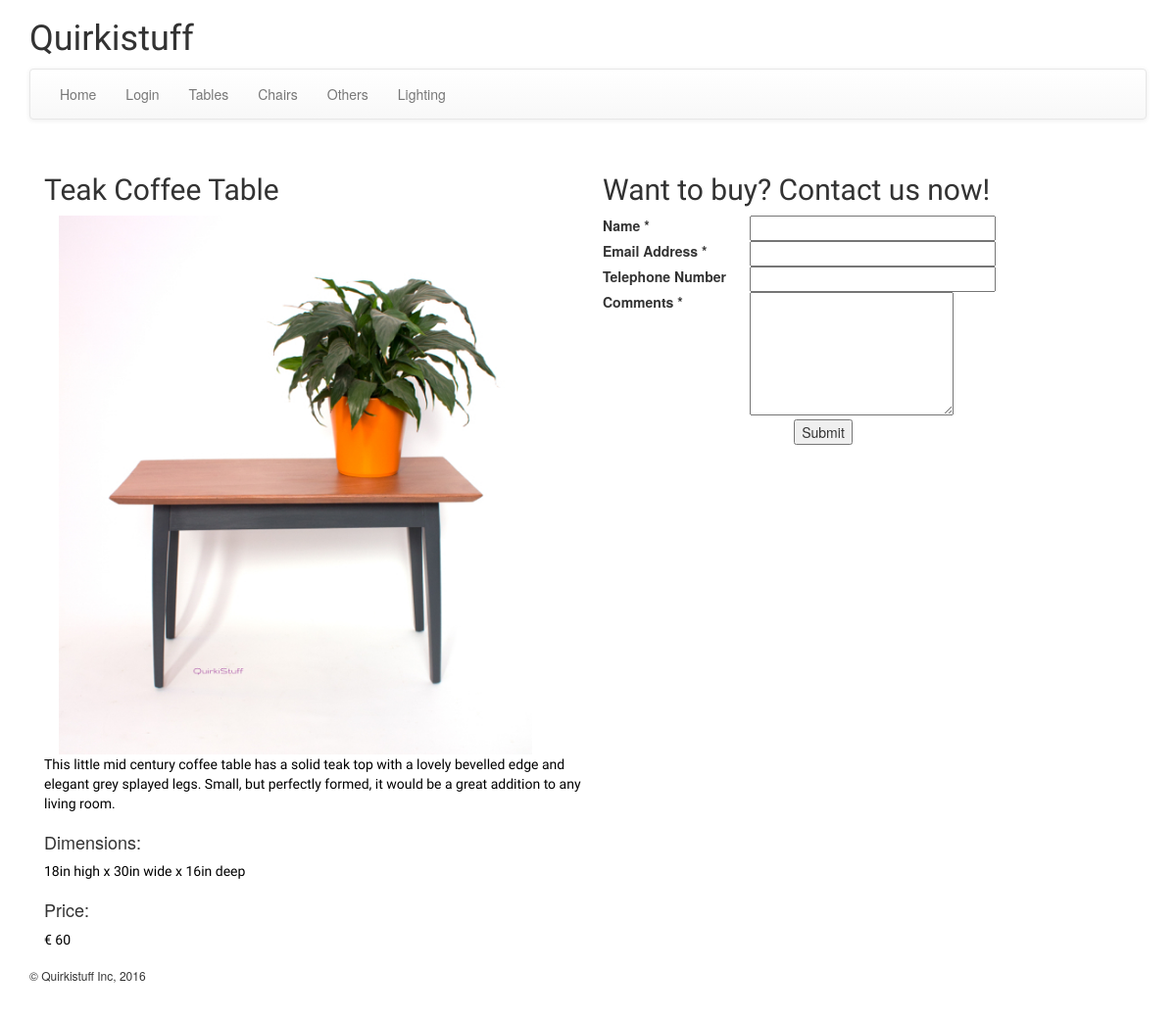
Page /productpage.php?id=2 on the committed database.
### tables this page shows
CREATE TABLE `products` (
  `id` int(11) NOT NULL,
  `name` varchar(50) NOT NULL,
  `description` varchar(500) NOT NULL,
  `dimensions` varchar(100) NOT NULL,
  `category` varchar(100) NOT NULL,
  `price` double NOT NULL,
  `image` varchar(500) NOT NULL
);

### utils/session.php (called while the page is built, shortened)
<?php
function is_logged_in() {
    return (isset($_SESSION['role']));
	return (isset($_SESSION['name']));
}
function start_session() {
    $id = session_id();
}
?>

### classes/UserTable.php (called while the page is built, shortened)
<?php
class UserTable {
    private $connection;
    public function __construct($connection) {
        $this->connection = $connection;
    }
    public function getProductById($id) {
        $sql = "SELECT * FROM products WHERE id = :id";
        $params = array('id' => $id);
        $stmt = $this->connection->prepare($sql);
        $status = $stmt->execute($params);
        $row = null;
        if ($stmt->rowCount() == 1) {
            $row = $stmt->fetch();
        }
        return $row;
    }
}
?>

### productpage.php (the view, shortened to what this page needs)
<?php
require_once 'classes/DB.php';
require_once 'classes/UserTable.php';
require_once 'utils/session.php';
	$id = $_GET['id'];
		$connection = DB::getInstance();
        $gateway = new UserTable($connection);
		$row = $gateway->getProductById($id);
					$url = $row['image'];
					$name = $row['name'];
					$des = $row['description'];
					$dim = $row['dimensions'];
					$price = $row['price'];
?>
<!DOCTYPE html>
<html>
    <head>
        <?php require 'utils/styles.php'; ?>
    </head>
<body>
        <div class="container">
            <div class="row">
                <div class="col-lg-12">
                    <?php require 'utils/header.php'; ?>
                </div>
            </div>
            <div class="row">
                <div class="col-lg-12">
                    <?php require 'utils/toolbar.php'; ?>
                </div>
            </div>
			<div class="container" id="main">
			<div class="col-lg-6">
			<div class="row">
			<h2> <?php echo $name; ?> </h2>
			<div class="col-md-4">
			<img src=" <?php echo $url; ?>" id="pimage" />
			</div>
			</div>
			<div class="row">
			<p> <?php echo $des; ?> </p>
			</div>
			<div class="row">
			<h4> Dimensions: </h4><p> <?php echo $dim; ?> </p>
			</div>
			<div class="row">
			<h4> Price: </h4><p>€ <?php echo $price; ?> </p>
			</div>
			</div>
			<div class="row">
             <?php require 'utils/Form.php'; ?>
            </div>
            <div class="row">
             <?php require 'utils/footer.php'; ?>
            </div>
        </div>
    </body>
</html>

### utils/styles.php
<link rel="stylesheet" href="styles/bootstrap.min.css">
<link rel="stylesheet" href="styles/bootstrap-theme.min.css">
<link rel="stylesheet" href="styles/main.css">

### utils/header.php (shortened to what this page needs)
<header>
	<h1>Quirkistuff</h1>
</header>

### utils/toolbar.php (shortened to what this page needs)
<nav class="navbar navbar-default">
    <div class="collapse navbar-collapse" id="bs-example-navbar-collapse-1">
        <ul class="nav navbar-nav">
        <?php
        require_once 'utils/session.php';
        if (!is_logged_in()) {
            echo '<li><a href="index.php">Home</a></li>';
            echo '<li><a href="login_form.php">Login</a></li>';
			echo '<li><a href="category.php?category=table">Tables</a></li>';
			echo '<li><a href="category.php?category=chair">Chairs</a></li>';
			echo '<li><a href="category.php?category=others">Others</a></li>';
			echo '<li><a href="category.php?category=lighting">Lighting</a></li>';
        }
        ?>
        </ul>
    </div>
</nav>

### utils/form.php
<form name="contactform" method="post" action="utils/EmailClense.php" id="emailform">
    <table width="450px">
	<h2> Want to buy? Contact us now!</h2>
        <tr>
            <td valign="top">
                <label for="name">Name *</label>
            </td>
            <td valign="top">
                <input type="text" name="name" maxlength="50" size="30">
            </td>
        </tr>
        <tr>
            <td valign="top">
                <label for="email">Email Address *</label>
            </td>
            <td valign="top">
                <input type="text" name="email" maxlength="80" size="30">
            </td>
        </tr>
        <tr>
            <td valign="top">
                <label for="telephone">Telephone Number</label>
            </td>
            <td valign="top">
                <input type="text" name="telephone" maxlength="30" size="30">
            </td>
        </tr>
        <tr>
            <td valign="top">
                <label for="comments">Comments *</label>
            </td>
            <td valign="top">
                <textarea name="comments" maxlength="1000" cols="25" rows="6"></textarea>
            </td>
        </tr>
        <tr>
            <td colspan="2" style="text-align:center">
                <input type="submit" value="Submit">
            </td>
        </tr>
    </table>
</form>

### utils/footer.php
<footer class="footer">
    <h6>&copy; Quirkistuff Inc, 2016</h6>
</footer>

### styles/main.css (style rules this page uses)
html { position: relative; min-height: 100%; }
body { margin-bottom: 60px; }
p { font-size:14px; font-family:Gruppo; color:black; }
#emailform { margin-top:20px; }
#pimage { max-height:550px; max-width:500px; cursor: pointer; transition: -webkit-transform 0.25s ease; transition: transform 0.25s ease; }
#main { border-radius: 10px; margin-top: 15px; margin-bottom: 15px; }
h1 { font-family:Gruppo; }
h2 { font-family:Gruppo; }

### rows in the picture
products: name "Teak Coffee Table", image (picture), description "This little mid century coffee table has a solid teak top with a lovely bevelled edge and elegant grey splayed legs. Small, but perfectly formed, it would be a great addition to any living room.", dimensions "18in high x 30in wide x 16in deep", price "60"
